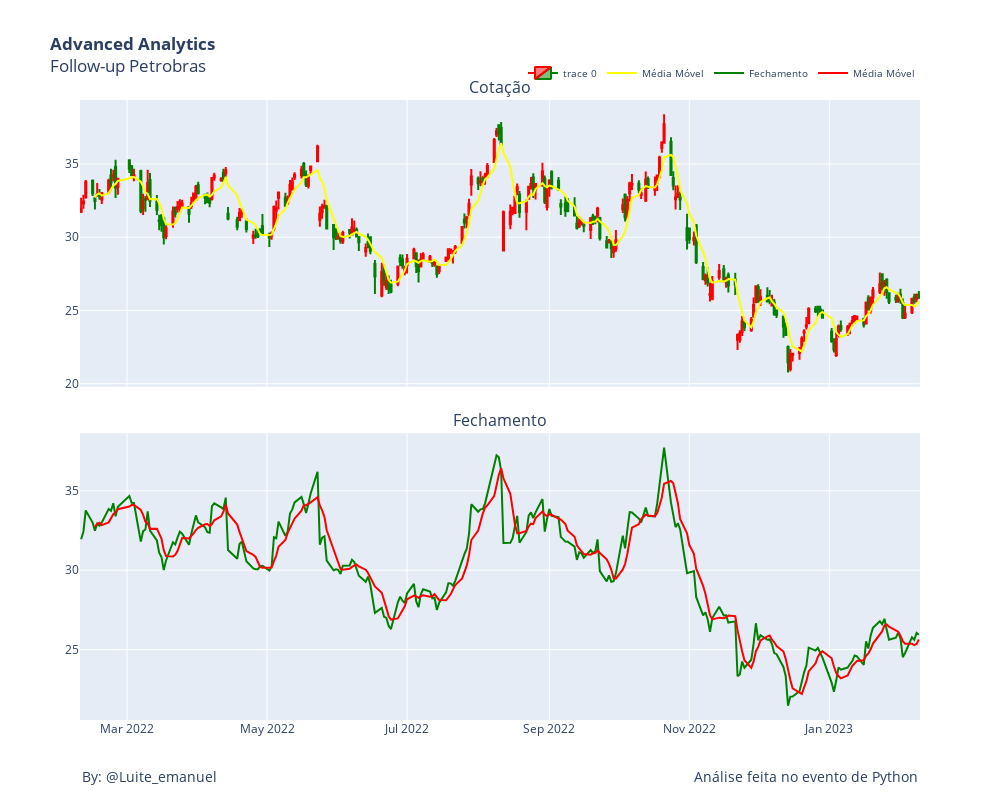

This figure's notebook cell:
### Code cell
# Criar a Figura
Figura = make_subplots(
    rows=2,
    cols=1,
    specs=[
        [{'type':'scatter'}],
        [{'type':'scatter'}]
    ],
    vertical_spacing=0.075,
    shared_xaxes=True,
    subplot_titles=('Cotação', 'Fechamento')
)

# Layout e Dimensão
Figura.update_layout(
    width=1000,
    height=800,
    title_text='<b>Advanced Analytics</b> <br>Follow-up Petrobras'
)

# Adicionado um gráfico na 1º Posição
Figura.add_trace(
    go.Candlestick(
        x=Dados.index,
        open=Dados['Open'],
        high=Dados['High'],
        low=Dados['Low'],
        close=Dados['Close'],
        increasing_line_color='red',
        decreasing_line_color='green'
    ),
    row=1, col=1
)

Figura.add_trace(
    go.Scatter(
        x=Dados.index,
        y=Dados['Media_Movel'],
        mode='lines',
        name='Média Móvel',
        line=dict(color='yellow')
    ),
    row=1, col=1
)

Figura.update_layout(
    xaxis_rangeslider_visible=False
)

# Adicionado um gráfico na 2º Posição
Figura.add_trace(
    go.Scatter(
        x=Dados.index,
        y=Dados['Close'],
        mode='lines',
        name='Fechamento',
        line=dict(color='green')
    ),
    row=2, col=1
)

Figura.add_trace(
    go.Scatter(
        x=Dados.index,
        y=Dados['Media_Movel'],
        mode='lines',
        name='Média Móvel',
        line=dict(color='red')
    ),
    row=2, col=1
)

Figura.update_layout(
    legend=dict(
        orientation='h',
        yanchor='bottom',
        y=1.02,
        xanchor='right',
        x=1,
        font=dict( size=10) 
    )
)

Figura.add_annotation(
    showarrow=False,
    text='Análise feita no evento de Python',
    font=dict(size=14),
    xref='x domain',
    x=1,
    yref='y domain',
    y=-1.4
)

Figura.add_annotation(
    showarrow=False,
    text='By: @Luite_emanuel',
    font=dict(size=14),
    xref='x domain',
    x=0,
    yref='y domain',
    y=-1.4
)

Figura.show()

### Figure 1 — Plotly figure (JSON) as saved in the notebook; plotly's stock layout.template omitted (floating-point values rounded to 4 significant figures; data arrays with more than 128 entries replaced by an {"elided": "..."} marker saying what was removed)
{"data": [{"close": {"elided": "252 float values"}, "decreasing": {"line": {"color": "green"}}, "high": {"elided": "252 float values"}, "increasing": {"line": {"color": "red"}}, "low": {"elided": "252 float values"}, "open": {"elided": "252 float values"}, "type": "candlestick", "x": {"elided": "252 str values"}, "xaxis": "x", "yaxis": "y"}, {"line": {"color": "yellow"}, "mode": "lines", "name": "Média Móvel", "type": "scatter", "x": {"elided": "252 str values"}, "xaxis": "x", "y": {"elided": "252 float values"}, "yaxis": "y"}, {"line": {"color": "green"}, "mode": "lines", "name": "Fechamento", "type": "scatter", "x": {"elided": "252 str values"}, "xaxis": "x2", "y": {"elided": "252 float values"}, "yaxis": "y2"}, {"line": {"color": "red"}, "mode": "lines", "name": "Média Móvel", "type": "scatter", "x": {"elided": "252 str values"}, "xaxis": "x2", "y": {"elided": "252 float values"}, "yaxis": "y2"}], "layout": {"annotations": [{"font": {"size": 16}, "showarrow": false, "text": "Cotação", "x": 0.5, "xanchor": "center", "xref": "paper", "y": 1, "yanchor": "bottom", "yref": "paper"}, {"font": {"size": 16}, "showarrow": false, "text": "Fechamento", "x": 0.5, "xanchor": "center", "xref": "paper", "y": 0.4625, "yanchor": "bottom", "yref": "paper"}, {"font": {"size": 14}, "showarrow": false, "text": "Análise feita no evento de Python", "x": 1, "xref": "x domain", "y": -1.4, "yref": "y domain"}, {"font": {"size": 14}, "showarrow": false, "text": "By: @Luite_emanuel", "x": 0, "xref": "x domain", "y": -1.4, "yref": "y domain"}], "height": 800, "legend": {"font": {"size": 10}, "orientation": "h", "x": 1, "xanchor": "right", "y": 1.02, "yanchor": "bottom"}, "title": {"text": "<b>Advanced Analytics</b> <br>Follow-up Petrobras"}, "width": 1000, "xaxis": {"anchor": "y", "domain": [0, 1], "matches": "x2", "rangeslider": {"visible": false}, "showticklabels": false}, "xaxis2": {"anchor": "y2", "domain": [0, 1]}, "yaxis": {"anchor": "x", "domain": [0.5375, 1]}, "yaxis2": {"anchor": "x2", "domain": [0, 0.4625]}}}
